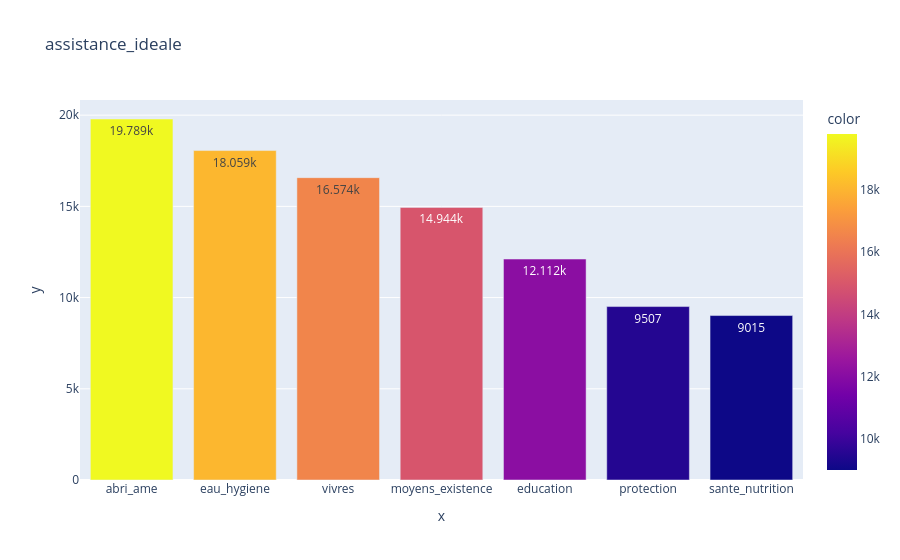

Notebook cell for this chart:
### Code cell
countplot_func("assistance_ideale")

### Figure 1 — Plotly figure (JSON) as saved in the notebook; plotly's stock layout.template omitted (floating-point values rounded to 4 significant figures)
{"data": [{"hovertemplate": "x=%{x}<br>y=%{y}<br>color=%{marker.color}<extra></extra>", "legendgroup": "", "marker": {"color": [19789, 18059, 16574, 14944, 12112, 9507, 9015], "coloraxis": "coloraxis", "pattern": {"shape": ""}}, "name": "", "orientation": "v", "showlegend": false, "textposition": "auto", "texttemplate": "%{y}", "type": "bar", "x": ["abri_ame", "eau_hygiene", "vivres", "moyens_existence", "education", "protection", "sante_nutrition"], "xaxis": "x", "y": [19789, 18059, 16574, 14944, 12112, 9507, 9015], "yaxis": "y"}], "layout": {"barmode": "relative", "coloraxis": {"colorbar": {"title": {"text": "color"}}, "colorscale": [[0.0, "#0d0887"], [0.1111, "#46039f"], [0.2222, "#7201a8"], [0.3333, "#9c179e"], [0.4444, "#bd3786"], [0.5556, "#d8576b"], [0.6667, "#ed7953"], [0.7778, "#fb9f3a"], [0.8889, "#fdca26"], [1.0, "#f0f921"]]}, "legend": {"tracegroupgap": 0}, "title": {"text": "assistance_ideale"}, "xaxis": {"anchor": "y", "domain": [0.0, 1.0], "title": {"text": "x"}}, "yaxis": {"anchor": "x", "domain": [0.0, 1.0], "title": {"text": "y"}}}}
